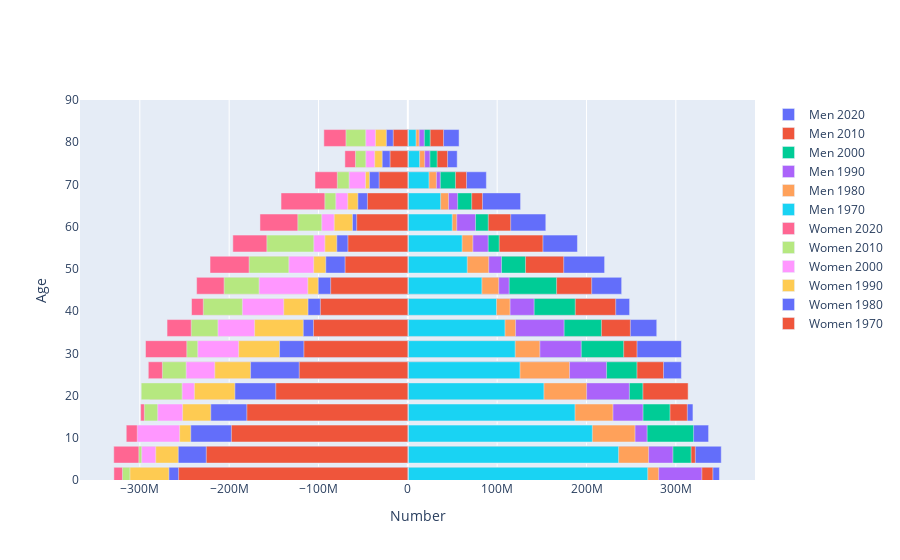

Source (notebook cell):
### Markdown cell above
# Change in the World Population Pyramid over time

### Code cell
years = range(2020,1960,-10)

# This makes a list of graphs, year by year
bins = [go.Bar(x = world.loc[str(year),:].filter(regex="Male").values,
               y = [int(s[:2])+1 for s in age_ranges],
               orientation='h',
               name='Men {:d}'.format(year),
               hoverinfo='skip'
              )
        for year in years]
          
bins += [go.Bar(x = -world.loc[str(year),:].filter(regex="Female").values,
                y=[int(s[:2])+1 for s in age_ranges],
                orientation='h',
                name='Women {:d}'.format(year),
                hoverinfo='skip',
               )
         for year in years]

py.iplot(dict(data=bins, layout=layout))
